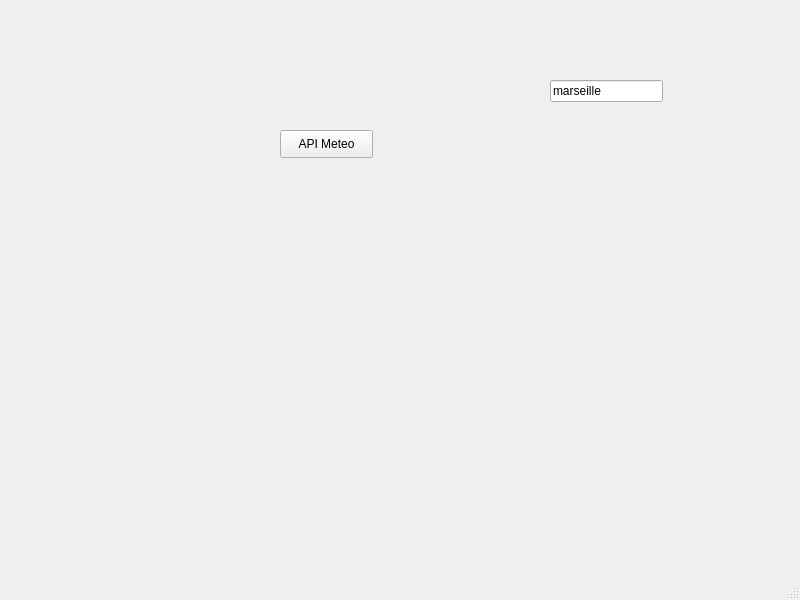
<?xml version="1.0" encoding="UTF-8"?>
<ui version="4.0">
 <class>MainWindow</class>
 <widget class="QMainWindow" name="MainWindow">
  <property name="geometry">
   <rect>
    <x>0</x>
    <y>0</y>
    <width>800</width>
    <height>600</height>
   </rect>
  </property>
  <property name="windowTitle">
   <string>MainWindow</string>
  </property>
  <widget class="QWidget" name="centralwidget">
   <widget class="QPushButton" name="pushButton">
    <property name="geometry">
     <rect>
      <x>280</x>
      <y>130</y>
      <width>93</width>
      <height>28</height>
     </rect>
    </property>
    <property name="text">
     <string>API Meteo</string>
    </property>
   </widget>
   <widget class="QLineEdit" name="textville">
    <property name="geometry">
     <rect>
      <x>550</x>
      <y>80</y>
      <width>113</width>
      <height>22</height>
     </rect>
    </property>
    <property name="text">
     <string>marseille</string>
    </property>
   </widget>
  </widget>
  <widget class="QMenuBar" name="menubar">
   <property name="geometry">
    <rect>
     <x>0</x>
     <y>0</y>
     <width>800</width>
     <height>26</height>
    </rect>
   </property>
  </widget>
  <widget class="QStatusBar" name="statusbar"/>
 </widget>
 <resources/>
 <connections/>
</ui>
